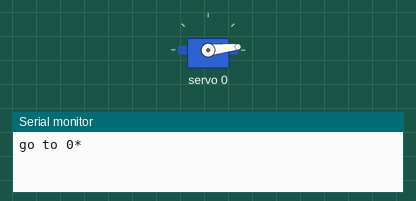
The sketch below on a simulated Arduino Uno, built with avr-gcc and run on an emulated ATmega328P. Shown: servo, the last lines printed to the serial monitor.

Above: at 0.05 s.
At 3.0 s:
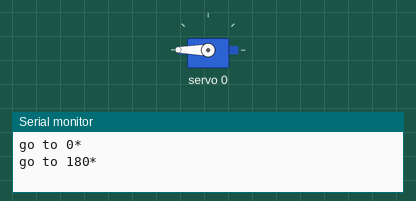
Timing chart, 0 to 6.9 s (numbered marks = the images above):
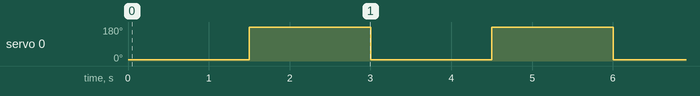

Measured:
- by itself, servo 0: alternates 180° for 1.5 s and 6° for 1.5 s

The sketch:

FindMinMax.ino
```cpp
#include <Wire.h>
#include <Adafruit_PWMServoDriver.h>


Adafruit_PWMServoDriver pwm = Adafruit_PWMServoDriver();
#define SERVOMIN  150 // this is the 'minimum' pulse length count (out of 4096)
#define SERVOMAX  600 // this is the 'maximum' pulse length count (out of 4096)


void setup() {

  pwm.begin();
  pwm.setPWMFreq(60);

  Serial.begin(115200);
}


int servoId = 0;

void loop() {

  Serial.println("go to 0*");
  setServoPosition(servoId, 0);
  delay(1500);

  Serial.println("go to 180*");
  setServoPosition(servoId, 180);
  delay(1500);
}


void setServoPosition(int servoNmb, int angle) {

  int correctAngle = constrain(angle, 0, 180);
  int pulseLenght = map(correctAngle, 0, 180, SERVOMIN, SERVOMAX);
  pwm.setPWM(servoNmb, 0, pulseLenght);

}
```
